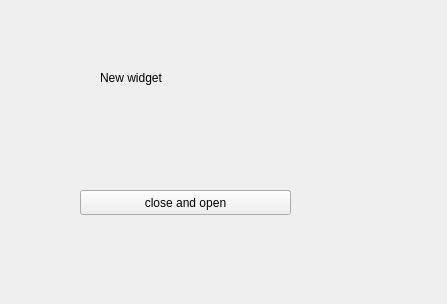
<?xml version="1.0" encoding="UTF-8"?>
<ui version="4.0">
 <class>Form</class>
 <widget class="QWidget" name="Form">
  <property name="geometry">
   <rect>
    <x>0</x>
    <y>0</y>
    <width>447</width>
    <height>304</height>
   </rect>
  </property>
  <property name="windowTitle">
   <string>Form</string>
  </property>
  <widget class="QLabel" name="label">
   <property name="geometry">
    <rect>
     <x>100</x>
     <y>70</y>
     <width>221</width>
     <height>16</height>
    </rect>
   </property>
   <property name="text">
    <string>New widget</string>
   </property>
  </widget>
  <widget class="QPushButton" name="pushButton">
   <property name="geometry">
    <rect>
     <x>80</x>
     <y>190</y>
     <width>211</width>
     <height>25</height>
    </rect>
   </property>
   <property name="text">
    <string>close and open</string>
   </property>
  </widget>
 </widget>
 <resources/>
 <connections/>
</ui>
